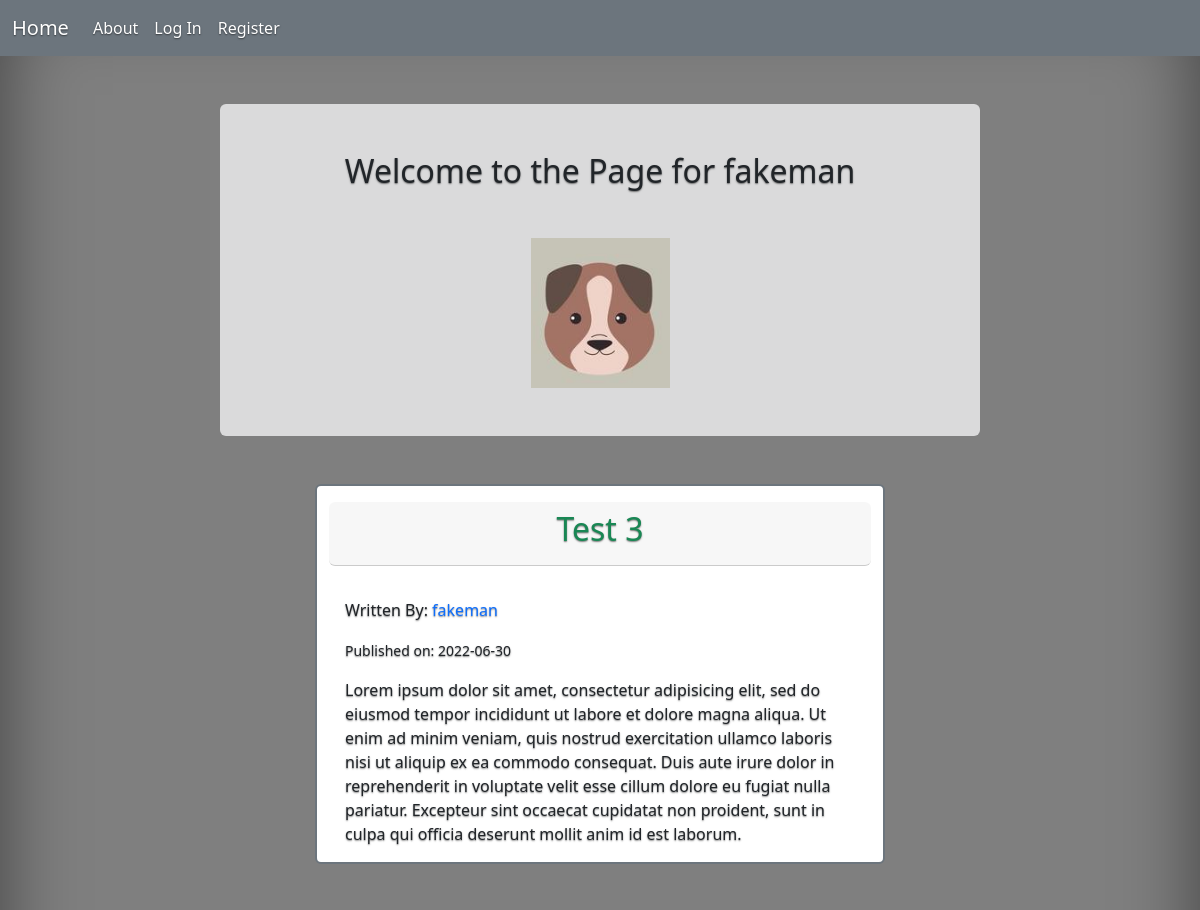
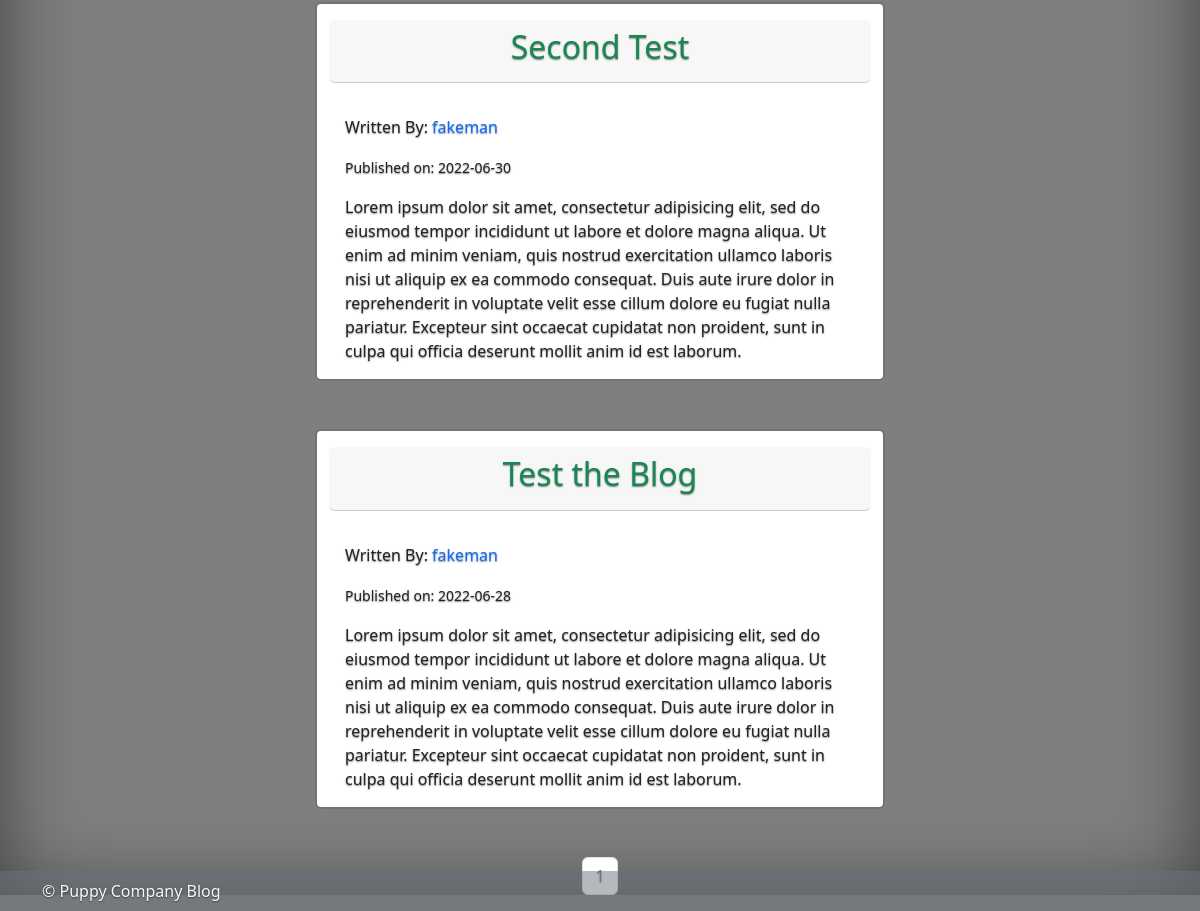
The app's page /fakeman with its own data (2 pictures, top to bottom).
### puppycompanyblog/models.py (models this page shows, shortened)
class User(db.Model,UserMixin):
    __tablename__ = 'users'
    id = db.Column(db.Integer,primary_key=True)
    profile_image = db.Column(db.String(64),nullable=False,default='default_profile.png')
    email = db.Column(db.String(64),unique=True,index=True)
    username = db.Column(db.String(64),unique=True,index=True)
    password_hash = db.Column(db.String(128))
    posts = db.relationship('BlogPost',backref='author',lazy=True)

class BlogPost(db.Model):
    users = db.relationship(User)
    id = db.Column(db.Integer,primary_key=True)
    user_id = db.Column(db.Integer,db.ForeignKey('users.id'),nullable=False)
    date = db.Column(db.DateTime,nullable=False,default=datetime.utcnow)
    title = db.Column(db.String(140),nullable=False)
    text = db.Column(db.Text,nullable=False)

### puppycompanyblog/users/views.py (the view)
@users.route("/<username>")
def user_posts(username):
    page = request.args.get('page',1,type=int)
    user = User.query.filter_by(username=username).first_or_404()
    blog_posts = BlogPost.query.filter_by(author=user).order_by(BlogPost.date.desc()).paginate(page=page,per_page=5)
    return render_template('user_blog_posts.html',blog_posts=blog_posts,user=user)

### puppycompanyblog/templates/user_blog_posts.html
{% extends "base.html" %}
{% block content %}
<div class="fluid-container">
  <div class="row my-5 ">
    <div class ='text-center bg-light bg-opacity-75 col-8 offset-2  rounded'>
      <div class = "my-5">
        <h2>Welcome to the Page for {{user.username}}</h2>
      </div>
      <div class = "mb-5">
        <img src="{{url_for('static',filename='profile_pics/'+user.profile_image)}}" >
      </div>
    </div>
  </div>
{% for post in blog_posts.items  %}
  <div class = "my-5">
    <div class = "row">
      <div class = "card col-6 offset-3 border border-2 border-secondary rounded">
        <div class = "card-header rounded text-center my-3">
          <h2 class = "card-title"> <a class = "link-success text-decoration-none" href="{{url_for('blog_posts.blog_post',blog_post_id=post.id)}}">{{post.title}}</a> </h2>
        </div>
        <div class = "card-body">
          <p class = "card-text">Written By: <a class = "text-decoration-none" href="{{url_for('users.user_posts',username=post.author.username)}}">{{post.author.username}}</a></p>
          <p class='card-text'><small>Published on: {{post.date.strftime("%Y-%m-%d")}}</small></p>
          <p class="card-text">{{post.text}}</p>
        </div>
      </div>
    </div>
  </div>
{% endfor %}
</div>
<div class = "mt-4">
  <nav aria-label='Page Navigation example'>
    <ul class="pagination justify-content-center">
      {% for page_num in blog_posts.iter_pages(left_edge=1,right_edge=1,left_current=1,right_current=2)  %}
        {% if blog_posts.page == page_num %}
        <li class='page-item disabled'>
          <a class="page-link" href="{{url_for('users.user_posts',username=user.username,page=page_num)}}">{{ page_num}}</a>
        </li>
        {% else %}
        <li class='page-item'>
          <a class="page-link" href="{{url_for('users.user_posts',username=user.username,page=page_num)}}">{{ page_num}}</a>
        </li>
        {% endif %}
      {% endfor %}
    </ul>
  </nav>
</div>
{% endblock %}

### puppycompanyblog/templates/base.html (shortened to what this page needs)
<!DOCTYPE html>
<html lang="en" dir="ltr">
  <head>
    <link href="https://cdn.jsdelivr.net/npm/bootstrap@5.2.0-beta1/dist/css/bootstrap.min.css" rel="stylesheet">
  </head>
  <body style = " background-image: linear-gradient(rgba(0, 0, 0, 0.5), rgba(0, 0, 0, 0.5)),
    url('https://images.unsplash.com/photo-1597662942557-4087865bf476?ixlib=rb-1.2.1&ixid=MnwxMjA3fDB8MHxwaG90by1wYWdlfHx8fGVufDB8fHx8&auto=format&fit=crop&w=2073&q=80');
    background-size: cover;
    background-position: center;text-shadow: 0 0.05rem 0.1rem rgba(0, 0, 0, 0.5);
    box-shadow: inset 0 0 5rem rgba(0, 0, 0, 0.5);">
    <nav class="navbar navbar-expand-lg navbar-dark bg-secondary sticky-top">
      <div class="container-fluid">
        <a class="navbar-brand" href='{{url_for("core.index")}}'>Home</a>
        <div class="collapse navbar-collapse" id="navbarNav">
          <ul class='navbar-nav'>
            <li class='nav-item'>
              <a class = "nav-link active" href="{{url_for('core.info')}}">About</a>
            </li>
            {% if current_user.is_authenticated %}
            <li class='nav-item'>
              <a class = "nav-link active" href="{{url_for('users.logout')}}">Log Out</a>
            </li>
            <li class='nav-item'>
              <a class = "nav-link active" href="{{url_for('users.account')}}">Account</a>
            </li>
            <li class='nav-item'>
              <a class = "nav-link active" href="{{url_for('blog_posts.create_post')}}">Create Post</a>
            </li>
            {% else %}
            <li class='nav-item'>
              <a class = "nav-link active" href="{{url_for('users.login')}}">Log In</a>
            </li>
            <li class='nav-item'>
              <a class = "nav-link active" href="{{url_for('users.register')}}">Register</a>
            </li>
            {% endif %}
          </ul>
        </div>
      </div>
    </nav>
  <div class="container">
    {% block content %}
    {% endblock %}
  </div>
</body>
<footer class = "footer bg-secondary py-2 fixed-bottom bg-opacity-50">
    <div class = "container">
        <span class = "text-light">&copy; Puppy Company Blog</span>
    </div>
</footer>
</html>

### records on screen
User: username "fakeman", profile_image (picture)
BlogPost: title "Test 3", author.username "fakeman", date "2022-06-30", text "Lorem ipsum dolor sit amet, consectetur adipisicing elit, sed do eiusmod tempor incididunt ut labore et dolore magna aliqua. Ut enim ad minim veniam, quis nostrud exercitation ullamco laboris nisi ut aliquip ex ea commodo consequat. Duis aute irure dolor in reprehenderit in voluptate velit esse cillum dolore eu fugiat nulla pariatur. Excepteur sint occaecat cupidatat non proident, sunt in culpa qui officia deserunt mollit anim id est laborum."
BlogPost: title "Second Test", author.username "fakeman", date "2022-06-30", text "Lorem ipsum dolor sit amet, consectetur adipisicing elit, sed do eiusmod tempor incididunt ut labore et dolore magna aliqua. Ut enim ad minim veniam, quis nostrud exercitation ullamco laboris nisi ut aliquip ex ea commodo consequat. Duis aute irure dolor in reprehenderit in voluptate velit esse cillum dolore eu fugiat nulla pariatur. Excepteur sint occaecat cupidatat non proident, sunt in culpa qui officia deserunt mollit anim id est laborum."
BlogPost: title "Test the Blog", author.username "fakeman", date "2022-06-28", text "Lorem ipsum dolor sit amet, consectetur adipisicing elit, sed do eiusmod tempor incididunt ut labore et dolore magna aliqua. Ut enim ad minim veniam, quis nostrud exercitation ullamco laboris nisi ut aliquip ex ea commodo consequat. Duis aute irure dolor in reprehenderit in voluptate velit esse cillum dolore eu fugiat nulla pariatur. Excepteur sint occaecat cupidatat non proident, sunt in culpa qui officia deserunt mollit anim id est laborum."

### other values on screen
{{ page_num }} "1"
